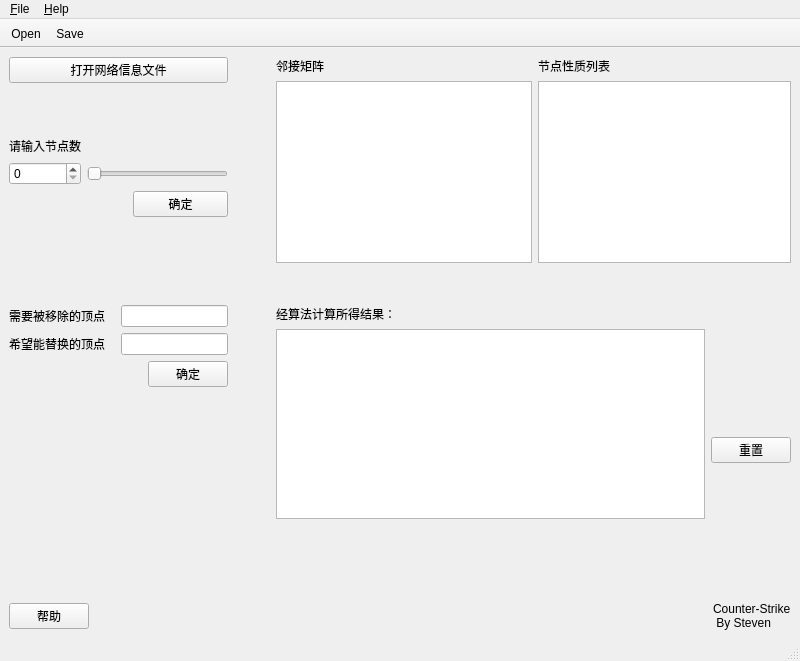
<?xml version="1.0" encoding="UTF-8"?>
<ui version="4.0">
 <author>steven</author>
 <class>MainWindow</class>
 <widget class="QMainWindow" name="MainWindow">
  <property name="enabled">
   <bool>true</bool>
  </property>
  <property name="geometry">
   <rect>
    <x>0</x>
    <y>0</y>
    <width>800</width>
    <height>661</height>
   </rect>
  </property>
  <property name="windowTitle">
   <string>Counter-Strike</string>
  </property>
  <property name="windowIcon">
   <iconset resource="resource.qrc">
    <normaloff>:/pic/resourse/icon.jpg</normaloff>:/pic/resourse/icon.jpg</iconset>
  </property>
  <property name="autoFillBackground">
   <bool>false</bool>
  </property>
  <widget class="QWidget" name="centralwidget">
   <layout class="QGridLayout" name="gridLayout_3">
    <item row="2" column="0">
     <layout class="QGridLayout" name="gridLayout_2">
      <item row="0" column="0" colspan="2">
       <widget class="QLabel" name="label_3">
        <property name="text">
         <string>请输入节点数</string>
        </property>
        <property name="buddy">
         <cstring>spinBox</cstring>
        </property>
       </widget>
      </item>
      <item row="0" column="2" colspan="2">
       <spacer name="horizontalSpacer_5">
        <property name="orientation">
         <enum>Qt::Horizontal</enum>
        </property>
        <property name="sizeHint" stdset="0">
         <size>
          <width>40</width>
          <height>20</height>
         </size>
        </property>
       </spacer>
      </item>
      <item row="1" column="0">
       <widget class="QSpinBox" name="spinBox"/>
      </item>
      <item row="1" column="1" colspan="4">
       <widget class="QSlider" name="horizontalSlider">
        <property name="orientation">
         <enum>Qt::Horizontal</enum>
        </property>
       </widget>
      </item>
      <item row="2" column="0">
       <spacer name="horizontalSpacer_3">
        <property name="orientation">
         <enum>Qt::Horizontal</enum>
        </property>
        <property name="sizeHint" stdset="0">
         <size>
          <width>40</width>
          <height>20</height>
         </size>
        </property>
       </spacer>
      </item>
      <item row="2" column="1" colspan="2">
       <spacer name="horizontalSpacer_4">
        <property name="orientation">
         <enum>Qt::Horizontal</enum>
        </property>
        <property name="sizeHint" stdset="0">
         <size>
          <width>40</width>
          <height>20</height>
         </size>
        </property>
       </spacer>
      </item>
      <item row="0" column="4">
       <spacer name="horizontalSpacer_6">
        <property name="orientation">
         <enum>Qt::Horizontal</enum>
        </property>
        <property name="sizeHint" stdset="0">
         <size>
          <width>40</width>
          <height>20</height>
         </size>
        </property>
       </spacer>
      </item>
      <item row="2" column="3" colspan="2">
       <widget class="QPushButton" name="pushButton_2">
        <property name="enabled">
         <bool>true</bool>
        </property>
        <property name="mouseTracking">
         <bool>false</bool>
        </property>
        <property name="autoFillBackground">
         <bool>false</bool>
        </property>
        <property name="text">
         <string>确定</string>
        </property>
       </widget>
      </item>
     </layout>
    </item>
    <item row="6" column="0" colspan="4">
     <layout class="QHBoxLayout" name="horizontalLayout">
      <item>
       <widget class="QPushButton" name="pushButton_4">
        <property name="text">
         <string>帮助</string>
        </property>
       </widget>
      </item>
      <item>
       <spacer name="horizontalSpacer_7">
        <property name="orientation">
         <enum>Qt::Horizontal</enum>
        </property>
        <property name="sizeHint" stdset="0">
         <size>
          <width>40</width>
          <height>20</height>
         </size>
        </property>
       </spacer>
      </item>
      <item>
       <widget class="QLabel" name="label_2">
        <property name="text">
         <string>Counter-Strike
 By Steven</string>
        </property>
       </widget>
      </item>
     </layout>
    </item>
    <item row="0" column="0">
     <widget class="QPushButton" name="pushButton">
      <property name="text">
       <string>打开网络信息文件</string>
      </property>
     </widget>
    </item>
    <item row="0" column="2" rowspan="4" colspan="2">
     <layout class="QFormLayout" name="formLayout">
      <item row="0" column="0">
       <widget class="QLabel" name="label">
        <property name="text">
         <string>邻接矩阵</string>
        </property>
        <property name="buddy">
         <cstring>tableWidget_2</cstring>
        </property>
       </widget>
      </item>
      <item row="0" column="1">
       <widget class="QLabel" name="label_6">
        <property name="text">
         <string>节点性质列表</string>
        </property>
        <property name="buddy">
         <cstring>tableWidget</cstring>
        </property>
       </widget>
      </item>
      <item row="1" column="0">
       <widget class="QTableWidget" name="tableWidget_2"/>
      </item>
      <item row="1" column="1">
       <widget class="QTableWidget" name="tableWidget"/>
      </item>
     </layout>
    </item>
    <item row="5" column="2">
     <layout class="QVBoxLayout" name="verticalLayout">
      <item>
       <widget class="QLabel" name="label_7">
        <property name="text">
         <string>经算法计算所得结果：</string>
        </property>
        <property name="buddy">
         <cstring>listWidget</cstring>
        </property>
       </widget>
      </item>
      <item>
       <widget class="QListWidget" name="listWidget"/>
      </item>
      <item>
       <spacer name="verticalSpacer_3">
        <property name="orientation">
         <enum>Qt::Vertical</enum>
        </property>
        <property name="sizeHint" stdset="0">
         <size>
          <width>20</width>
          <height>40</height>
         </size>
        </property>
       </spacer>
      </item>
      <item>
       <spacer name="verticalSpacer">
        <property name="orientation">
         <enum>Qt::Vertical</enum>
        </property>
        <property name="sizeHint" stdset="0">
         <size>
          <width>20</width>
          <height>40</height>
         </size>
        </property>
       </spacer>
      </item>
     </layout>
    </item>
    <item row="5" column="3">
     <widget class="QPushButton" name="pushButton_5">
      <property name="enabled">
       <bool>true</bool>
      </property>
      <property name="text">
       <string>重置</string>
      </property>
     </widget>
    </item>
    <item row="3" column="0">
     <spacer name="verticalSpacer_4">
      <property name="orientation">
       <enum>Qt::Vertical</enum>
      </property>
      <property name="sizeHint" stdset="0">
       <size>
        <width>20</width>
        <height>40</height>
       </size>
      </property>
     </spacer>
    </item>
    <item row="5" column="1">
     <spacer name="horizontalSpacer_8">
      <property name="orientation">
       <enum>Qt::Horizontal</enum>
      </property>
      <property name="sizeHint" stdset="0">
       <size>
        <width>40</width>
        <height>20</height>
       </size>
      </property>
     </spacer>
    </item>
    <item row="1" column="0">
     <spacer name="verticalSpacer_6">
      <property name="orientation">
       <enum>Qt::Vertical</enum>
      </property>
      <property name="sizeHint" stdset="0">
       <size>
        <width>20</width>
        <height>40</height>
       </size>
      </property>
     </spacer>
    </item>
    <item row="4" column="0">
     <spacer name="verticalSpacer_2">
      <property name="orientation">
       <enum>Qt::Vertical</enum>
      </property>
      <property name="sizeHint" stdset="0">
       <size>
        <width>20</width>
        <height>40</height>
       </size>
      </property>
     </spacer>
    </item>
    <item row="5" column="0">
     <layout class="QGridLayout" name="gridLayout">
      <item row="0" column="2" colspan="2">
       <widget class="QLineEdit" name="lineEdit_3">
        <property name="styleSheet">
         <string notr="true"/>
        </property>
       </widget>
      </item>
      <item row="0" column="0" colspan="2">
       <widget class="QLabel" name="label_4">
        <property name="text">
         <string>需要被移除的顶点</string>
        </property>
        <property name="buddy">
         <cstring>lineEdit_3</cstring>
        </property>
       </widget>
      </item>
      <item row="1" column="0" colspan="2">
       <widget class="QLabel" name="label_5">
        <property name="text">
         <string>希望能替换的顶点</string>
        </property>
        <property name="buddy">
         <cstring>lineEdit_2</cstring>
        </property>
       </widget>
      </item>
      <item row="1" column="2" colspan="2">
       <widget class="QLineEdit" name="lineEdit_2"/>
      </item>
      <item row="2" column="0">
       <spacer name="horizontalSpacer">
        <property name="orientation">
         <enum>Qt::Horizontal</enum>
        </property>
        <property name="sizeHint" stdset="0">
         <size>
          <width>40</width>
          <height>20</height>
         </size>
        </property>
       </spacer>
      </item>
      <item row="2" column="1" colspan="2">
       <spacer name="horizontalSpacer_2">
        <property name="orientation">
         <enum>Qt::Horizontal</enum>
        </property>
        <property name="sizeHint" stdset="0">
         <size>
          <width>40</width>
          <height>20</height>
         </size>
        </property>
       </spacer>
      </item>
      <item row="2" column="3">
       <widget class="QPushButton" name="pushButton_3">
        <property name="enabled">
         <bool>true</bool>
        </property>
        <property name="text">
         <string>确定</string>
        </property>
       </widget>
      </item>
      <item row="3" column="0">
       <spacer name="verticalSpacer_5">
        <property name="orientation">
         <enum>Qt::Vertical</enum>
        </property>
        <property name="sizeHint" stdset="0">
         <size>
          <width>20</width>
          <height>40</height>
         </size>
        </property>
       </spacer>
      </item>
     </layout>
    </item>
   </layout>
   <zorder>pushButton</zorder>
   <zorder>pushButton_5</zorder>
   <zorder></zorder>
   <zorder></zorder>
   <zorder>verticalSpacer_4</zorder>
   <zorder>horizontalSpacer_8</zorder>
   <zorder>verticalSpacer_2</zorder>
   <zorder>verticalSpacer_6</zorder>
  </widget>
  <widget class="QMenuBar" name="menubar">
   <property name="geometry">
    <rect>
     <x>0</x>
     <y>0</y>
     <width>800</width>
     <height>23</height>
    </rect>
   </property>
   <widget class="QMenu" name="menuFile">
    <property name="title">
     <string>&amp;File</string>
    </property>
    <addaction name="actionDakai"/>
    <addaction name="actionSave_2"/>
    <addaction name="actionSave"/>
    <addaction name="separator"/>
    <addaction name="actionExit"/>
   </widget>
   <widget class="QMenu" name="menuHelp">
    <property name="title">
     <string>&amp;Help</string>
    </property>
    <addaction name="actionHelp"/>
    <addaction name="separator"/>
    <addaction name="actionAbout_STONE"/>
   </widget>
   <addaction name="menuFile"/>
   <addaction name="menuHelp"/>
  </widget>
  <widget class="QStatusBar" name="statusbar"/>
  <widget class="QToolBar" name="toolBar">
   <property name="windowTitle">
    <string>toolBar</string>
   </property>
   <property name="movable">
    <bool>false</bool>
   </property>
   <attribute name="toolBarArea">
    <enum>TopToolBarArea</enum>
   </attribute>
   <attribute name="toolBarBreak">
    <bool>false</bool>
   </attribute>
   <addaction name="actionDakai"/>
   <addaction name="actionSave_2"/>
  </widget>
  <action name="actionDakai">
   <property name="checkable">
    <bool>false</bool>
   </property>
   <property name="icon">
    <iconset>
     <normalon>:/pic/resourse/open.png</normalon>
    </iconset>
   </property>
   <property name="text">
    <string>&amp;Open</string>
   </property>
  </action>
  <action name="actionAbout_STONE">
   <property name="icon">
    <iconset resource="resource.qrc">
     <normaloff>:/pic/resourse/icon.jpg</normaloff>:/pic/resourse/icon.jpg</iconset>
   </property>
   <property name="text">
    <string>About STONE</string>
   </property>
  </action>
  <action name="actionExit">
   <property name="icon">
    <iconset>
     <normaloff>:/new/prefix1/resourse/exit.png</normaloff>
     <normalon>:/pic/resourse/exit.png</normalon>:/new/prefix1/resourse/exit.png</iconset>
   </property>
   <property name="text">
    <string>&amp;Exit</string>
   </property>
  </action>
  <action name="actionSave">
   <property name="icon">
    <iconset>
     <normalon>:/pic/resourse/save.png</normalon>
    </iconset>
   </property>
   <property name="text">
    <string>Save As</string>
   </property>
  </action>
  <action name="actionSave_2">
   <property name="icon">
    <iconset>
     <normaloff>:/new/prefix1/resourse/save.png</normaloff>
     <normalon>:/pic/resourse/save.png</normalon>:/new/prefix1/resourse/save.png</iconset>
   </property>
   <property name="text">
    <string>Save</string>
   </property>
  </action>
  <action name="actionHelp">
   <property name="icon">
    <iconset>
     <normaloff>:/new/prefix1/resourse/help.png</normaloff>
     <normalon>:/pic/resourse/help.png</normalon>:/new/prefix1/resourse/help.png</iconset>
   </property>
   <property name="text">
    <string>&amp;Help</string>
   </property>
  </action>
 </widget>
 <tabstops>
  <tabstop>pushButton</tabstop>
  <tabstop>spinBox</tabstop>
  <tabstop>horizontalSlider</tabstop>
  <tabstop>pushButton_2</tabstop>
  <tabstop>lineEdit_3</tabstop>
  <tabstop>lineEdit_2</tabstop>
  <tabstop>pushButton_3</tabstop>
  <tabstop>pushButton_5</tabstop>
  <tabstop>pushButton_4</tabstop>
  <tabstop>tableWidget_2</tabstop>
  <tabstop>tableWidget</tabstop>
  <tabstop>listWidget</tabstop>
 </tabstops>
 <resources>
  <include location="resource.qrc"/>
 </resources>
 <connections>
  <connection>
   <sender>spinBox</sender>
   <signal>valueChanged(int)</signal>
   <receiver>horizontalSlider</receiver>
   <slot>setValue(int)</slot>
   <hints>
    <hint type="sourcelabel">
     <x>82</x>
     <y>175</y>
    </hint>
    <hint type="destinationlabel">
     <x>214</x>
     <y>174</y>
    </hint>
   </hints>
  </connection>
  <connection>
   <sender>horizontalSlider</sender>
   <signal>valueChanged(int)</signal>
   <receiver>spinBox</receiver>
   <slot>setValue(int)</slot>
   <hints>
    <hint type="sourcelabel">
     <x>229</x>
     <y>174</y>
    </hint>
    <hint type="destinationlabel">
     <x>82</x>
     <y>175</y>
    </hint>
   </hints>
  </connection>
  <connection>
   <sender>pushButton_3</sender>
   <signal>clicked(bool)</signal>
   <receiver>listWidget</receiver>
   <slot>doItemsLayout()</slot>
   <hints>
    <hint type="sourcelabel">
     <x>229</x>
     <y>373</y>
    </hint>
    <hint type="destinationlabel">
     <x>357</x>
     <y>405</y>
    </hint>
   </hints>
  </connection>
  <connection>
   <sender>pushButton_5</sender>
   <signal>clicked()</signal>
   <receiver>tableWidget</receiver>
   <slot>clear()</slot>
   <hints>
    <hint type="sourcelabel">
     <x>771</x>
     <y>457</y>
    </hint>
    <hint type="destinationlabel">
     <x>770</x>
     <y>251</y>
    </hint>
   </hints>
  </connection>
 </connections>
</ui>
